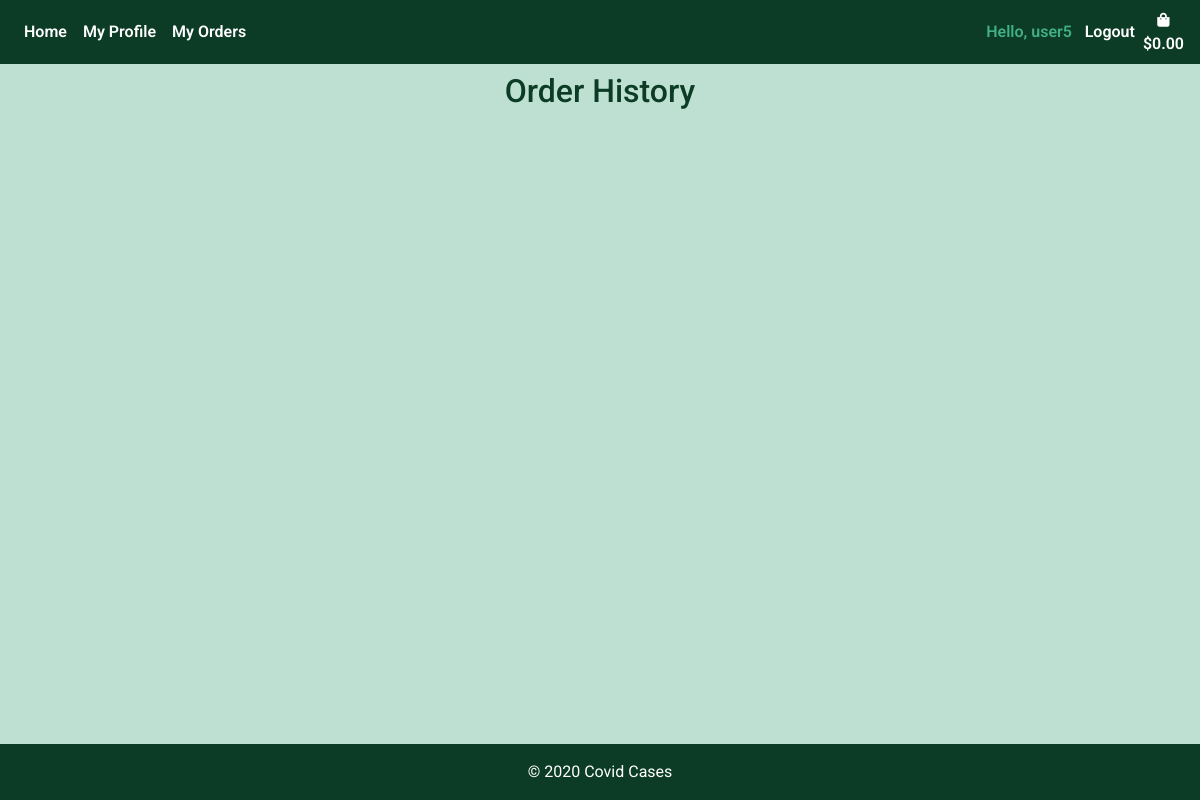
/bag/order_history/ (signed in), run on an earlier commit of the app's database.
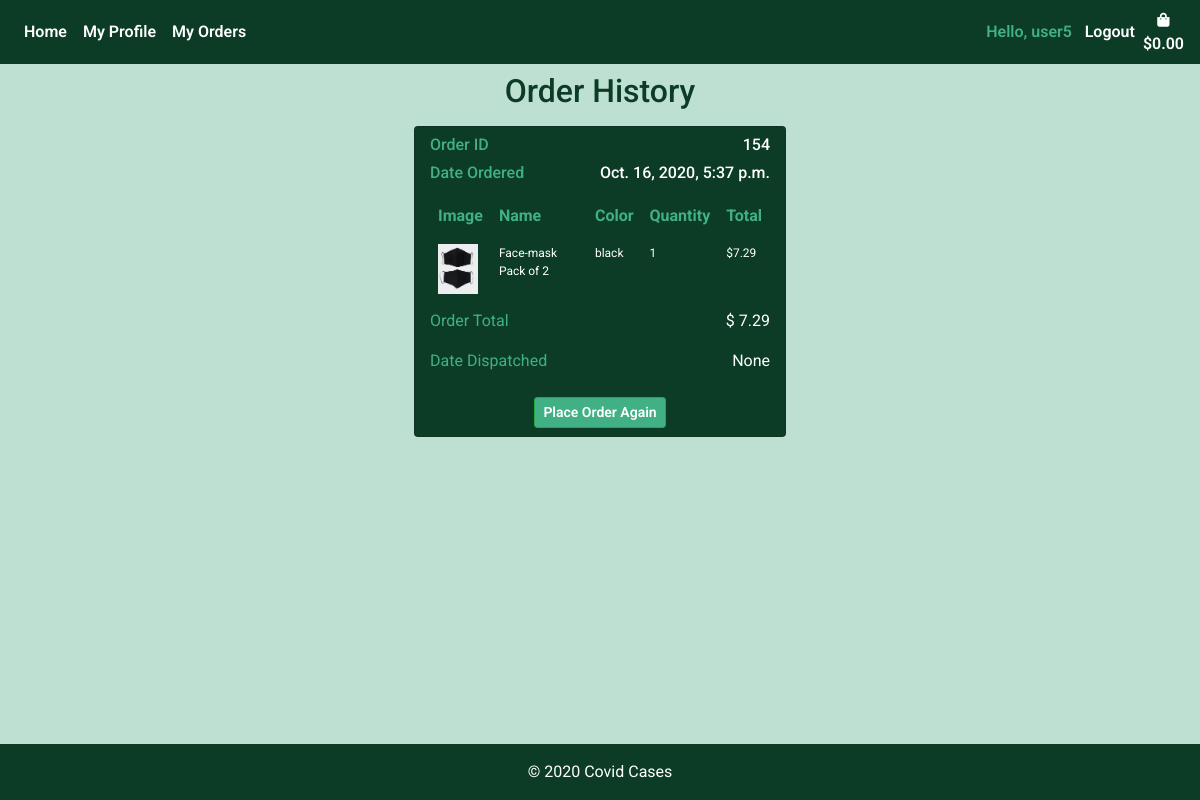
And on a later commit of the database.
### shopping_bag/models.py (models this page shows)
class Order(models.Model):
    customer_profile = models.ForeignKey(Customer, on_delete=models.SET_NULL, null=True, blank=True)
    stripe_pid = models.CharField(max_length=settings.CONST_PROFILE_ATTR, null=False, blank=False, default='')
    ordered_date = models.DateTimeField(auto_now_add=True)
    order_total = models.DecimalField(max_digits=6, decimal_places=2, null=True)
    order_confirmed = models.BooleanField(default=False)
    date_dispatched = models.DateTimeField(null=True)

class OrderItem(models.Model):
    item = models.ForeignKey(Product, on_delete=models.CASCADE)
    order = models.ForeignKey(Order, on_delete=models.CASCADE)
    quantity = models.IntegerField(null=True , editable=True, default=0)
    def line_total(self):
        return self.quantity * self.item.price

### products/models.py (models this page shows, shortened)
class Product(models.Model):
    product_name = models.CharField(max_length=settings.CONST_PROFILE_ATTR)
    color = models.CharField(max_length=settings.CONST_PROFILE_ATTR)
    price = models.DecimalField(max_digits=6, decimal_places=2)
    image = ResizedImageField(size=[400, 500], crop=['middle', 'center'],quality=100, upload_to='', default='noimage.jpeg')
    image_2 = ResizedImageField(size=[400, 500], crop=['middle', 'center'],quality=100, upload_to='', default='noimage.jpeg', null=True)
    number_in_stock = models.IntegerField(null=True , editable=True, default=0)
    is_active = models.BooleanField(default=True, null=True)
    created_by = models.CharField(max_length=settings.CONST_PROFILE_ATTR, null=True)
    created_date = models.TimeField(auto_now_add=True, null=True)
    supplier = models.ForeignKey(Supplier, on_delete=models.CASCADE, null=True)
    is_deleted = models.BooleanField(default=False, null=True)

### shopping_bag/views.py (the view)
# urls.py: path("order_history/", views.order_history, name="order_history"),
@login_required
def order_history(request):
    customer = Customer.objects.filter(email=request.user.email).first()
    all_orders = Order.objects.filter(customer_profile=customer).order_by("-ordered_date")
    customers_orders = []
    for item in all_orders:
        order_items = OrderItem.objects.filter(order=item.id)
        customers_order = {
            "order": item,
            "order_items": list(order_items),
        }
        customers_orders.append(customers_order)
    context = {
        "customer": customer,
        "customers_order": customers_orders,
    }
    return render(request, "shopping_bag/order_history.html", context)

### shopping_bag/templates/shopping_bag/order_history.html
{% extends 'base.html'%}
{% load static %}
{% load tz %}
{% block content %}
<div class="container">
    <h2 class="text-center mt-2">Order History</h2>
    <div class="row">
        {% for order in customers_order %}
        {% if order.order_items %}
        <div class="card col-sm-12 col-md-6 col-lg-4 col-xl-4 mt-2 mb-2 mx-auto" style="max-width:23.25rem;">
                    <h6 class="mt-2"><span class="order-confirmed-label">Order ID </span> <span class="float-right">{{ order.order.id }}</span></h6>
                    {% localtime on %}
                    <h6><span class="order-confirmed-label">Date Ordered</span> <span class="float-right">{{ order.order.ordered_date }}</span></h6>
                    {% endlocaltime %}
                    <div class="h-100">
                        <table class="table table-borderless order-confirmed-table">
                            <thead>
                                <tr>
                                <th scope="col">Image</th>
                                <th scope="col">Name</th>
                                <th scope="col">Color</th>
                                <th scope="col">Quantity</th>
                                <th scope="col">Total</th>
                                </tr>
                            </thead>
                            <tbody>
                                {% for item in order.order_items %}
                                <tr>
                                <td class="" ><img class="img-fluid" style="max-width: 2.5rem;" src="{{ MEDIA_URL }}{{ item.item.image }}"/></td>
                                <td>{{ item.item.product_name }}</td>
                                <td>{{ item.item.color }}</td>
                                <td>{{ item.quantity }}</td>
                                <td>${{ item.line_total }}</td>
                                </tr>
                                {% endfor %}
                            </tbody>
                        </table>
                        <div class="mx-auto">
                            <p><span class="order-confirmed-label">Order Total</span> <span class="float-right">$ {{ order.order.order_total }}</span></p>
                            <p><span class="order-confirmed-label">Date Dispatched</span> <span class="float-right">{{ order.order.date_dispatched }}</span></p>
                            <div class="text-center mx-auto">
                                <a class="btn btn-success btn-sm m-2" href="{% url 'place_order_again' order.order.id %}">Place Order Again</a>
                            </div>
                        </div>
                    </div>
        </div>
        {% endif %}
        {% endfor %}
    </div>
</div>
{% endblock %}

### templates/base.html (shortened to what this page needs)
{% load static %}
<!DOCTYPE html>
<html lang="en">
<head>
    {% block corecss %}
    <link rel="stylesheet" href="https://stackpath.bootstrapcdn.com/bootstrap/4.5.2/css/bootstrap.min.css"
>
    <link rel="stylesheet" href="https://use.fontawesome.com/releases/v5.6.1/css/all.css">
    <link rel="stylesheet" href="{% static 'css/base.css' %}">
    {% endblock %}
</head>
<body>
    <nav class="navbar navbar-expand-md navbar-light navbar-bg" style="height:100%;">
        <div class="collapse navbar-collapse" id="navbarCollapse">
            <div class="navbar-nav">
                <a href="{% url 'products' %}" class="nav-item nav-link active">Home</a>
                {% if user.is_authenticated %}
                    <a href="{% url 'edit_profile' %}" class="nav-item nav-link">My Profile</a>
                    <a href="{% url 'order_history' %}" class="nav-item nav-link">My Orders</a>
                {% endif %}
            </div>
            <div class="navbar-nav ml-auto">
                {% if user.is_authenticated %}
                    <span class="nav-item hello-msg">Hello, {{ request.user.first_name }}</span>
                    <a href="{% url 'logout_user' %}" class="nav-item nav-link">Logout</a>
                {% else %}
                    <a href="{% url 'login_page' %}" class="nav-item nav-link">Login</a>
                    <a href="{% url 'sign_up' %}" class="nav-item nav-link">Sign up</a>
                {% endif%}
                <a class="d-none d-md-inline-block d-lg-inline-block d-xl-inline-block {% if grand_total %} font-weight-bold{% else %}text-black{% endif %} nav-link nav-item"
                        href="{% url 'view_bag' %}" style="padding:0;">
                        <div class="text-center ">
                            <div><i class="fas fa-shopping-bag fa-sm"></i></div>
                            <p class="mt-0 px-0" style="margin:0;">
                                {% if request.session.grand_total %}
                                    ${{ request.session.grand_total |floatformat:2 }}
                                {% else %}
                                    $0.00
                                {% endif %}
                            </p>
                        </div>
                    </a>
            </div>
        </div>
    </nav>
    {% block content %}
    {% endblock%}
    <footer class="page-footer font-small fixed-bottom">
        <div class="footer-copyright text-center py-3">
            © 2020 <span>Covid Cases</span>
        </div>
    </footer>
</body>
</html>

### static/css/base.css (style rules this page uses)
body { background-color: #bee0d3; color: #0C3C26; font-family: 'Roboto', sans-serif; margin: 0; padding: 0; padding-bottom: 3.75rem; margin: 0 0 2.5rem; }
html { position: relative; min-height: 100%; }
.navbar-bg { background-color: #0C3C26; }
a { color: #fff; }
.btn { font-weight: 600; }
.navbar-light .navbar-nav .nav-link.active { color: #fff; font-weight: 600; }
.navbar-light .navbar-nav .nav-link { color: #fff; font-weight: 600; margin: auto; }
.page-footer { background: #0C3C26; width: 100%; color: #fff; position: absolute; }
a { color: #fff; font-weight: 600; }
.hello-msg { color: #41b085; margin-top: auto; margin-bottom: auto; text-align: center; margin-right: 0.3rem; font-weight: 600; }
.card { background:#0C3C26; color:#fff; }
.btn-success { background: #41b085 !important; color: #fff !important; font-weight: 600; }
.order-confirmed-table { color: #fff; width: auto; margin: auto; margin-bottom: .4rem; margin-top: .4rem; }
.order-confirmed-table th { color: #41b085; font-size: 1rem; padding: .5rem }
.order-confirmed-table td { font-size: 0.75rem; padding: .5rem }
.order-confirmed-label { color: #41b085; }

What changed in the data, as far as the page shows it:
added Order: order.id "154", order.ordered_date "Oct. 16, 2020, 5:37 p.m.", order.order_total "7.29", order.date_dispatched "None"
added OrderItem: item.image (picture), item.product_name "Face-mask Pack of 2", item.color "black", quantity "1", line_total "7.29"
